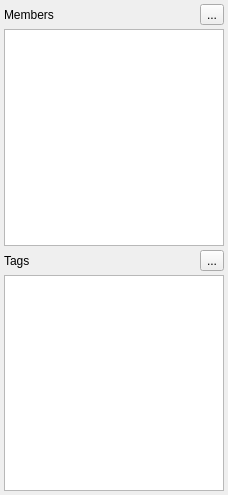
<?xml version="1.0" encoding="UTF-8"?>
<ui version="4.0">
 <class>RelationProperties</class>
 <widget class="QWidget" name="RelationProperties">
  <property name="geometry">
   <rect>
    <x>0</x>
    <y>0</y>
    <width>228</width>
    <height>495</height>
   </rect>
  </property>
  <property name="windowTitle">
   <string>Form</string>
  </property>
  <layout class="QVBoxLayout">
   <property name="spacing">
    <number>4</number>
   </property>
   <property name="margin">
    <number>4</number>
   </property>
   <item>
    <layout class="QGridLayout" name="variableLayout"/>
   </item>
   <item>
    <layout class="QHBoxLayout" name="horizontalLayout">
     <item>
      <widget class="QLabel" name="MembersLabel">
       <property name="text">
        <string>Members</string>
       </property>
      </widget>
     </item>
     <item>
      <spacer name="horizontalSpacer">
       <property name="orientation">
        <enum>Qt::Horizontal</enum>
       </property>
       <property name="sizeHint" stdset="0">
        <size>
         <width>40</width>
         <height>20</height>
        </size>
       </property>
      </spacer>
     </item>
     <item>
      <widget class="QToolButton" name="RemoveMemberButton">
       <property name="text">
        <string>...</string>
       </property>
       <property name="icon">
        <iconset resource="../../Icons/AllIcons.qrc">
         <normaloff>:/Icons/small-remove.xpm</normaloff>:/Icons/small-remove.xpm</iconset>
       </property>
      </widget>
     </item>
    </layout>
   </item>
   <item>
    <widget class="QTableView" name="MembersView">
     <property name="tabKeyNavigation">
      <bool>false</bool>
     </property>
    </widget>
   </item>
   <item>
    <layout class="QHBoxLayout">
     <property name="spacing">
      <number>6</number>
     </property>
     <property name="margin">
      <number>0</number>
     </property>
     <item>
      <widget class="QLabel" name="label_4">
       <property name="text">
        <string>Tags</string>
       </property>
      </widget>
     </item>
     <item>
      <spacer>
       <property name="orientation">
        <enum>Qt::Horizontal</enum>
       </property>
       <property name="sizeHint" stdset="0">
        <size>
         <width>40</width>
         <height>20</height>
        </size>
       </property>
      </spacer>
     </item>
     <item>
      <widget class="QToolButton" name="RemoveTagButton">
       <property name="text">
        <string>...</string>
       </property>
       <property name="icon">
        <iconset resource="../../Icons/AllIcons.qrc">
         <normaloff>:/Icons/small-remove.xpm</normaloff>:/Icons/small-remove.xpm</iconset>
       </property>
      </widget>
     </item>
    </layout>
   </item>
   <item>
    <widget class="QTableView" name="TagView">
     <property name="tabKeyNavigation">
      <bool>false</bool>
     </property>
    </widget>
   </item>
  </layout>
 </widget>
 <resources>
  <include location="../../Icons/AllIcons.qrc"/>
 </resources>
 <connections/>
</ui>
